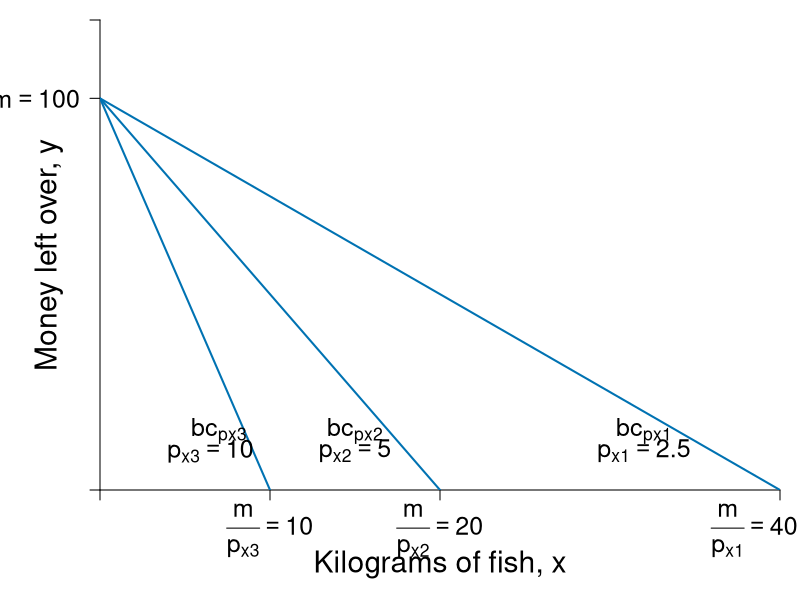

Write the R code that produced this figure.
require(shape)
pdf(file = "indmarketdemand/budget_pchange.pdf", width = 9, height = 7)

#Set parameters for graphics
pointsize <- 1.8
axislabelsize <- 1.8
labelsize <- 1.5
namesize <- 1.8
annotatesize <- 1.5
graphlinewidth <- 2
segmentlinewidth <- 1.5

COL <- c("#7fc97f", "#beaed4", "#fdc086", "#ffff99", "#386cb0", "#f0027f", "#bf5b17", "#666666")
COLA <- c("#99d8c9","#66c2a4","#41ae76", "#238b45", "#005824")
COLB <- c("#4eb3d3", "#2b8cbe", "#0868ac","#084081")
grays <- gray.colors(25, start = 1, end = 0)
CBCols <- c("#009E73","#0072B2","#E69F00","#CC79A7", "#F0E442")

#Edited the margins to cater for the larger LHS labels
par(mar =  c(5.5, 5, 1, 1))

mrsA <- function(x, rmax = 10, xmax = 20) {
  rmax - (rmax/xmax)*x
}


uA <- function(x, y, rmax = 2, xmax = 12) {
  y + rmax*x - (1/2)*(rmax/xmax)*x^2
}

indiffA1 <- function(x, uA = 10, rmax = 2.5, xmax = 10) {
  uA - rmax*x + (1/2)*(rmax/xmax)*(x^2)
}


bcA <- function(x, w = 20, p = 2) {
  w - p*x
}


xlims <- c(0, 40)
ylims <- c(0, 12)

npts <- 501 
x <- seq(xlims[1], xlims[2], length.out = npts)
y <- seq(ylims[1], ylims[2], length.out = npts) 
a <- c(13, 15, 17)

plot(0, 0, xlim = xlims, ylim = ylims, type = "n",
     xlab = expression(paste("")),
     ylab = expression(paste("")), 
     xaxt = "n", 
     yaxt = "n", 
     cex.lab = axislabelsize, 
     bty = "n",
     xaxs="i", 
     yaxs="i")

# ticksy <- seq(from = 0, to = ylims[2], by = 2)
# ylabels <- seq(from = 0, to = ylims[2], by = 2)
# ticksx <- seq(from = 0, to = xlims[2], by = 2)
# xlabels <- seq(from = 0, to = xlims[2], by = 2)
ticksy <- c(0, 10, ylims[2])
ylabels <- c(NA, expression(paste(m == 100)), NA)
ticksx <- c(0, 10/1, 10/0.5, 10/0.25)
xlabels <- c(NA, expression(paste(frac(m,p[x3]) == 10 )), expression(paste(frac(m,p[x2]) == 20 )), expression(paste(frac(m,p[x1]) == 40 )))

axis(1, at = ticksx, pos = 0, labels = FALSE, cex.axis = labelsize)
axis(2, at = ticksy, pos = 0, labels = ylabels, las = 1, cex.axis = labelsize)

text(x = c(0, 10/1, 10/0.5, 10/0.25 - 1.5), par("usr")[3] - 0.3, labels = xlabels, srt = 0, pos = 1, xpd = TRUE, cex = labelsize)

npts <- 500 
xx1 <- seq(xlims[1], xlims[2], length.out = npts)

lines(xx1, bcA(xx1, w = 10, p = 1), col = CBCols[2], lwd = graphlinewidth)
lines(xx1, bcA(xx1, w = 10, p = 0.5), col = CBCols[2], lwd = graphlinewidth)
lines(xx1, bcA(xx1, w = 10, p = 0.25), col = CBCols[2], lwd = graphlinewidth)
#lines(xx1, indiffA1(xx1, uA = 20, rmax = 2.5, xmax = 10), col = COLB[4], lwd = graphlinewidth)



#mtext(expression(paste("Kilograms of fish, ", x)), side=1, line = 2.5, cex = axislabelsize)
text(0.5*xlims[2], -1.9, expression(paste("Kilograms of fish, ", x)), xpd = TRUE, cex = axislabelsize) 
text(-3, 0.5*ylims[2], expression(paste("Money left over, ", y)), xpd = TRUE, cex = axislabelsize, srt = 90) 

#segments(4.11765, 6.17647, 5.88, 8.88, lty = 1, col = COL[2] , lwd = graphlinewidth)
#text(7.3, 3, expression("Pareto Efficient"))
#text(7.3, 2.5, expression("Curve"))
#Arrows(7.3, 3.5, 7.3, 6.1, col = "black", lty = 1, lwd = 2, arr.type = "triangle", arr.lwd = 0.5)

#Label the iso-welfare functions for the HG, Aisha
text(7, 1.5, expression(bc[px3]), cex = annotatesize)
text(6.5, 1, expression(p[x3] == 10), cex = annotatesize)
text(15, 1.5, expression(bc[px2]), cex = annotatesize)
text(15, 1, expression(p[x2] == 5), cex = annotatesize)
text(32, 1.5, expression(bc[px1]), cex = annotatesize)
text(32, 1, expression(p[x1] == 2.5), cex = annotatesize)
#text(6.6, 8.3, expression(u[4]^A))

#Label the indifference curves for the HG, Betty
# text(7.6, 17, expression(u[1]^B))
# text(6.75, 17, expression(u[2]^B))
# text(6, 17, expression(u[3]^B))
#text(3.4, 6.9, expression(v[4]^B))

#Label mrs function
#text(10, 8, expression(paste(mrs(x,y) == r[max] - frac(r[max], x[max])*x)))
#Arrows(10, 7.5, 10, 5.6, col = "black", lty = 1, lwd = 2, arr.type = "triangle", arr.lwd = 0.5)

#Label satiation
#text(20, 4, expression(paste(x[max] == "Point")))
#text(20, 3, expression(paste("of Satiation")))
#Arrows(20, 2.5, 20, 0.5, col = "black", lty = 1, lwd = 2, arr.type = "triangle", arr.lwd = 0.5)

#Label highest willingness to pay
# text(5, 10.5, expression(paste(r[max] == "Maximum")))
# text(5, 9.5, expression(paste("Willingness to Pay")))
# Arrows(3, 10, 0.5, 10, col = "black", lty = 1, lwd = 2, arr.type = "triangle", arr.lwd = 0.5)


# contour(x, y, 
#         outer(x, y, uA),
#         #labels = c("v1", "v2", "v3"),
#         drawlabels = FALSE,
#         col = COLA[3],
#         #xlab = expression(paste("A's Apples, ", x)),
#         #ylab = expression(paste("A's Oranges, ", y)),
#         #cex.lab = axislabelsize,
#         lwd = graphlinewidth,
#         levels = a, 
#         xaxs="i", 
#         yaxs="i", 
#         add = TRUE)

#segments(0, 6, 6, 6, lty = 2, col = "gray" , lwd = segmentlinewidth)
#segments(6, 0, 6, 6, lty = 2, col = "gray" , lwd = segmentlinewidth)
#points(6, 6, pch = 16, col = "black", cex = 1.5)

# par(new = TRUE)
# 
# #Use the same x and ylims as previously, but with locations switched
# xlims2 <- c(18, 0)
# ylims2 <- c(18, 0)

#Leave the ylab and xlab blank to ensure no axes titles
# plot(0, 0, xlim = xlims2, ylim = ylims2, type = "n",
#      xlab = expression(paste("")),
#      ylab = expression(paste("")),
#      xaxt = "n", 
#      yaxt = "n", 
#      cex.lab = 1.3, 
#      bty = "n",
#      xaxs="i", 
#      yaxs="i")
# 
# 
# lines(xx1, indiffAlow(xx1, uA = 46.08, alpha = 16, beta = 1/24), col = COL[2], lwd = graphlinewidth)


#Set up axes at sides 3 and 4 (top and right)
# axis(side = 3, at = ticksx, pos = 0, labels = xlabels)
# axis(side = 4, at = ticksy, pos = 0, labels = ylabels, las = 0)
# mtext("B's Apples, x", side=3, line = 2.5, cex = axislabelsize)
# text(-0.8, 7, expression(paste("B's Oranges, y")), xpd = TRUE, cex = axislabelsize, srt = 270) 
# 
# #Add arrows:
# arrows(-0.8, 10, -0.8, 14, xpd = TRUE, length=0.1,angle=40,lwd=3)
# arrows(6.2, -1.8, 9, -1.8, xpd = TRUE, length=0.1,angle=40,lwd=3)
# 

#Customize ticks and labels for the plot
#ticksy <- seq(from = 0, to = 15, by = 1)
#ylabels <- seq(from = 0, to = 15, by = 1)
#ticksx <- seq(from = 0, to = 10, by = 1)
#xlabels <- seq(from = 0, to = 10, by = 1)
#axis(1, at = ticksx, pos = 0, labels = xlabels)
#axis(2, at = ticksy, pos = 0, labels = ylabels, las = 0)

dev.off()
